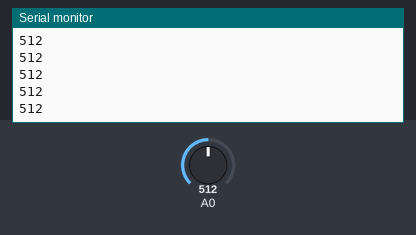
Bench run of a sketch on a simulated Arduino Uno, built with avr-gcc and run on an emulated ATmega328P. Parts: the last lines printed to the serial monitor. The inputs (shaded band) are chosen by the test bench; at power-on: A0 = 512.

Above: at 1.2 s.
1.3 s: A0 set to 716
At 1.68 s:
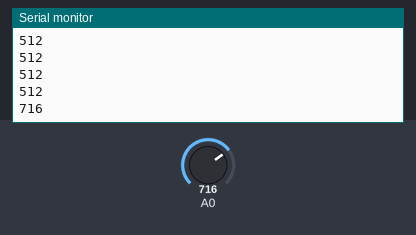
2.8 s: A0 set to 900
At 2.93 s:
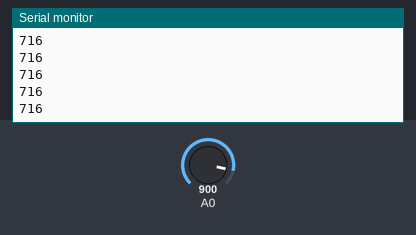
Timing chart, 0 to 5.8 s (numbered marks = the images above; inputs shaded):
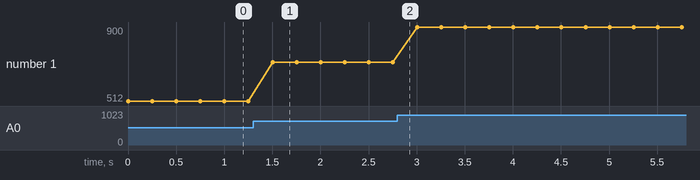

Measured:
- after the input at 1.3 s, the serial monitor: prints a new line after 0.20 s (image 1)
- plotted number 1: 512 → 716 after the input at 1.3 s, 716 → 900 after the input at 2.8 s

The sketch:

potenciometro_v1.ino
```cpp
/*
 *  Leitura de um potenciômetro.
 *
 */

// Preparação do Arduino, este código irá rodar uma única vez
void setup()
{
	// Porta Analógica 0 em modo de entrada(leitura).
	pinMode(A0, INPUT);
	Serial.begin(9600);
}

void loop()
{
	// Leitura da porta analógica A0
	Serial.println(analogRead(A0));
	// Atrase por 250 milissegundos.
	delay(250);
}
```
